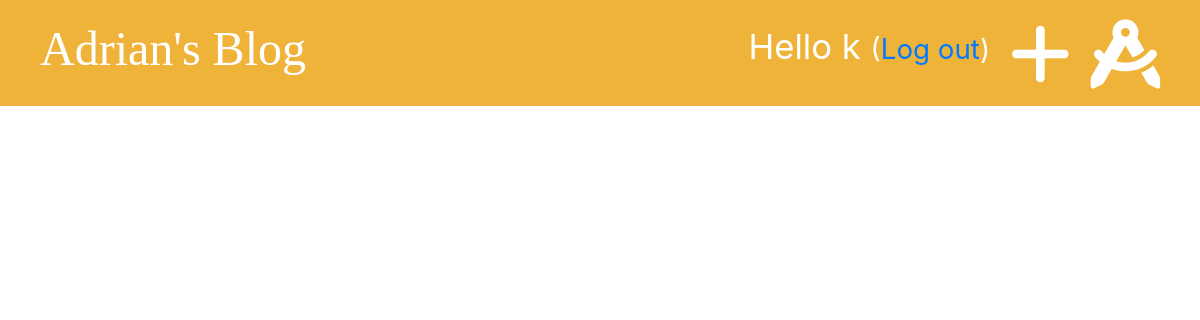
Page /drafts/ (signed in) on the earlier database version.
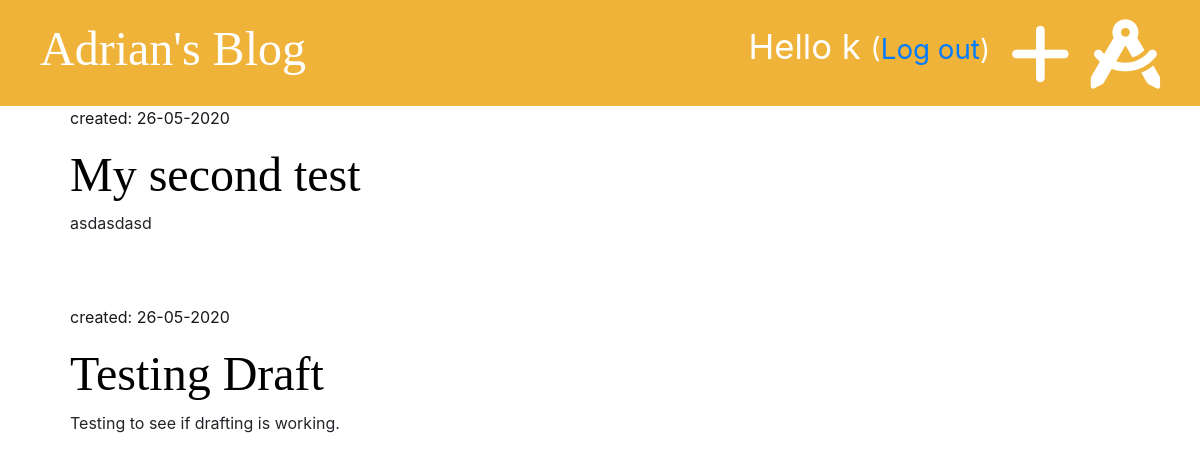
Same page on the later database version.
### blog/models.py (models this page shows, shortened)
class Post(models.Model):
    author = models.ForeignKey('auth.User', on_delete=models.CASCADE)
    title = models.CharField(max_length=200)
    text = models.TextField()
    create_date = models.DateTimeField(default=timezone.now)
    published_date = models.DateTimeField(blank=True, null=True)

### blog/views.py (the view)
# urls.py: path('drafts/', views.post_draft_list, name='post_draft_list'),
@login_required
def post_draft_list(request):
    posts = Post.objects.filter(published_date__isnull=True).order_by('-create_date')
    stuff_for_frontend = {'posts': posts}
    return render(request, 'blog/post_draft_list.html', stuff_for_frontend)

### blog/templates/blog/post_draft_list.html (shortened to what this page needs)
{% extends 'blog/base.html' %}
{% block content %}
    {% for post in posts %}
        <div class="post">
            <p class="date">created: {{ post.create_date|date:'d-m-Y' }}</p>
            <h1><a href="{% url 'post_detail' pk=post.pk %}">{{ post.title }}</a></h1>
        <p>{{ post.text|truncatewords:50 }}</p>
        </div>
    {% endfor %}
{% endblock %}

### blog/templates/blog/base.html (shortened to what this page needs)
{% load static %}
<!DOCTYPE html>
<html lang="en">
<head>
    <link rel="stylesheet" href="https://stackpath.bootstrapcdn.com/bootstrap/4.4.1/css/bootstrap.min.css">
    <link rel="stylesheet" href="{% static 'css/blog.css' %}">
    <link href="/your-path-to-fontawesome/css/all.css" rel="stylesheet">
</head>
<body>
<div class="page-header">
    {% if user.is_authenticated %}
    <a href="{% url 'post_draft_list' %}" class="top-menu"><i class="fas fa-drafting-compass fa-2x" style="color:white;"></i></a>
    <a href="{% url 'post_new' %}" class="top-menu"><i class="fas fa-plus fa-2x" style="color:white;"></i></a>
    <p class="top-menu">Hello {{ user.username }} <small>(<a href="{% url 'logout' %}">Log out</a>)</small></p>
    {% else %}
        <a href="{% url 'login' %}" class="top-menu"><i class="fas fa-sign-in-alt fa-2x" style="color:white;"></i></a>
    {% endif %}
    <h1><a href="{% url "post_list" %}">Adrian's Blog</a></h1>
</div>
<div class="content container">
    <div class=""row>
        <div class="col-md-8">
            {% block content %}
            {% endblock %}
        </div>
    </div>
</div>
</body>
</html>

### blog/static/css/blog.css (style rules this page uses)
.page-header { background-color: #f0b33a; margin-top: 0; padding: 20px 20px 20px 40px; }
.page-header h1, .page-header h1 a { color: #ffffff; font-size: 36pt; text-decoration: none; }
.content { margin-left: 40px; }
h1, h2, h3, h4 { font-family: 'Tangerine', 'Inconsolata', 'Droid Sans', serif; font-size: 48px; }
.date { color: #1a1919; }
.post { margin-bottom: 70px; }
.post h1 a { color: #000000; }
.top-menu { color: #ffffff; float: right; font-size: 26pt; margin-right: 20px; }

Differences in the rows shown:
added Post: create_date "26-05-2020", title "My second test", text "asdasdasd"
added Post: create_date "26-05-2020", title "Testing Draft", text "Testing to see if drafting is working."
